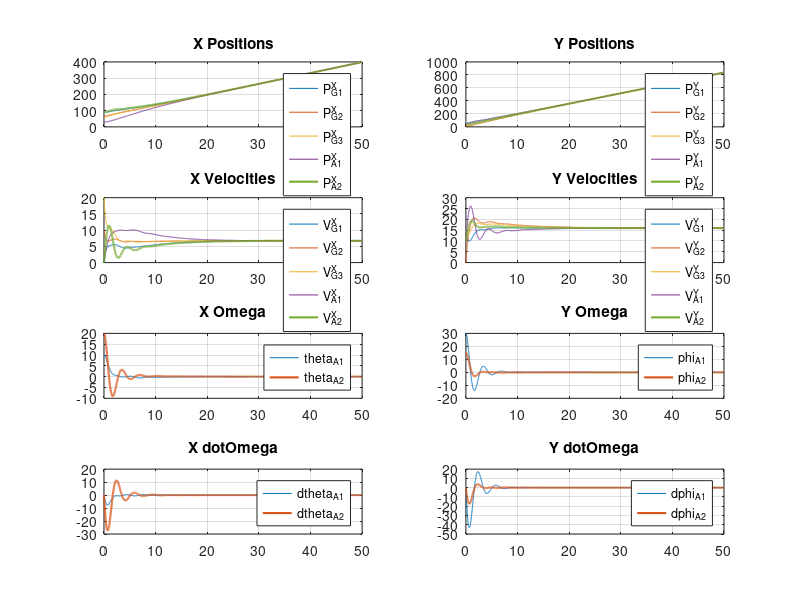

Here is the MATLAB script that generated this plot:
% UGV/UAV 异构控制一致性控制
% Author: Zhao-Jichao
% Date: 2021-05-14
clear
clc


%% Laplacian Matrix
L = [2 -1 -1  0  0
    -1  3 -1 -1  0
    -1 -1  3  0 -1
     0 -1  0  2 -1
     0  0 -1 -1  2];


%% Initial States
% PositionX, PositionY, VeloctiyX, VelocityY (4)
% UGV1 = [90, 50,  10, 10]';
% UGV2 = [65, 10,  10, 10]';
% UGV3 = [55, 20,  10, 10]';
% PositionX, PositionY, PositionZ, VeloctiyX, VelocityY, VelocityZ,
% Pitch, Phi, Psi, dPitch, dPhi, dPsi (12)
% UAV4 = [25, 10, 10,  10, 10, 00,  10, 10, 00,  10, 10, 00]';
% UAV5 = [10, 30, 10,  10, 10, 00,  10, 10, 00,  10, 10, 00]';

% X0 = [UGV1; UGV2; UGV3; UAV4; UAV5];

P1X(1,1) = 90; P1Y(1,1) = 50; V1X(1,1) = 0; V1Y(1,1) = 15;
P2X(1,1) = 65; P2Y(1,1) = 10; V2X(1,1) = 10; V2Y(1,1) = 0;
P3X(1,1) = 55; P3Y(1,1) = 20; V3X(1,1) = 20; V3Y(1,1) = 15;

P4X(1,1) = 30;       P4Y(1,1) = 50;     P4Z(1,1) = 50;
V4X(1,1) = 00;       V4Y(1,1) = 10;     V4Z(1,1) = 0;
gtheta4(1,1) = 10;   gphi4(1,1) = 30;   gpsi4(1,1) = 0;
gdtheta4(1,1) = 00;  gdphi4(1,1) = 00;  gdpsi4(1,1) = 0;

P5X(1,1) = 90;       P5Y(1,1) = 30;     P5Z(1,1) = 50;
V5X(1,1) = 00;       V5Y(1,1) = 10;     V5Z(1,1) = 0;
gtheta5(1,1) = 20;   gphi5(1,1) = 15;   gpsi5(1,1) = 00;
gdtheta5(1,1) = 00;  gdphi5(1,1) = 00;  gdpsi5(1,1) = 00;

% Time parameters
tBegin = 0;
tFinal = 50;
dT = 0.01;
times = (tFinal-tBegin)/dT;
time(1,1) = 0;


%% Calculate
r1 = 0.1;
r2 = 0.8;
r3 = 4.0;
r4 = 1.5;
global protocol
protocol = 1;   % (1:Dynamic/2:Static)

for i=1:times
    time(i+1,1) = time(i,1) + dT;
    if protocol == 1
    u1x = r1*( (P2X(i,:)-P1X(i,:))+(P3X(i,:)-P1X(i,:)) ) + r2*( (V2X(i,:)-V1X(i,:))+(V3X(i,:)-V1X(i,:)) );
    u2x = r1*( (P1X(i,:)-P2X(i,:))+(P3X(i,:)-P2X(i,:)+(P4X(i,:)-P2X(i,:))) ) + r2*( (V1X(i,:)-V2X(i,:))+(V3X(i,:)-V2X(i,:))+(V4X(i,:)-V2X(i,:)) );
    u3x = r1*( (P1X(i,:)-P3X(i,:))+(P2X(i,:)-P3X(i,:)+(P5X(i,:)-P3X(i,:))) ) + r2*( (V1X(i,:)-V3X(i,:))+(V2X(i,:)-V3X(i,:))+(V5X(i,:)-V3X(i,:)) );
    u4x = r1*( (P2X(i,:)-P4X(i,:))+(P5X(i,:)-P4X(i,:)) ) + r2*( (V2X(i,:)-V4X(i,:))+(V5X(i,:)-V4X(i,:)) ) + r3*( -gtheta4(i,:)) + r4*( -gdtheta4(i,:));
    u5x = r1*( (P3X(i,:)-P5X(i,:))+(P4X(i,:)-P5X(i,:)) ) + r2*( (V3X(i,:)-V5X(i,:))+(V4X(i,:)-V5X(i,:)) ) + r3*( -gtheta5(i,:)) + r4*( -gdtheta5(i,:));
    u1y = r1*( (P2Y(i,:)-P1Y(i,:))+(P3Y(i,:)-P1Y(i,:)) ) + r2*( (V2Y(i,:)-V1Y(i,:))+(V3Y(i,:)-V1Y(i,:)) );
    u2y = r1*( (P1Y(i,:)-P2Y(i,:))+(P3Y(i,:)-P2Y(i,:)+(P4Y(i,:)-P2Y(i,:))) ) + r2*( (V1Y(i,:)-V2Y(i,:))+(V3Y(i,:)-V2Y(i,:))+(V4Y(i,:)-V2Y(i,:)) );
    u3y = r1*( (P1Y(i,:)-P3Y(i,:))+(P2Y(i,:)-P3Y(i,:)+(P5Y(i,:)-P3Y(i,:))) ) + r2*( (V1Y(i,:)-V3Y(i,:))+(V2Y(i,:)-V3Y(i,:))+(V5Y(i,:)-V3Y(i,:)) );
    u4y = r1*( (P2Y(i,:)-P4Y(i,:))+(P5Y(i,:)-P4Y(i,:)) ) + r2*( (V2Y(i,:)-V4Y(i,:))+(V5Y(i,:)-V4Y(i,:)) ) + r3*( -gphi4(i,:)) + r4*( -gdphi4(i,:));
    u5y = r1*( (P3Y(i,:)-P5Y(i,:))+(P4Y(i,:)-P5Y(i,:)) ) + r2*( (V3Y(i,:)-V5Y(i,:))+(V4Y(i,:)-V5Y(i,:)) ) + r3*( -gphi5(i,:)) + r4*( -gdphi5(i,:));
    end
    if protocol == 2
    u1x = r1*( (P2X(i,:)-P1X(i,:))+(P3X(i,:)-P1X(i,:)) ) + r2*( -V1X(i,:) );
    u2x = r1*( (P1X(i,:)-P2X(i,:))+(P3X(i,:)-P2X(i,:)+(P4X(i,:)-P2X(i,:))) ) + r2*( -V2X(i,:) );
    u3x = r1*( (P1X(i,:)-P3X(i,:))+(P2X(i,:)-P3X(i,:)+(P5X(i,:)-P3X(i,:))) ) + r2*( -V3X(i,:) );
    u4x = r1*( (P2X(i,:)-P4X(i,:))+(P5X(i,:)-P4X(i,:)) ) + r2*( (V2X(i,:)-V4X(i,:))+(V5X(i,:)-V4X(i,:)) ) + r3*( -gtheta4(i,:)) + r4*( -gdtheta4(i,:));
    u5x = r1*( (P3X(i,:)-P5X(i,:))+(P4X(i,:)-P5X(i,:)) ) + r2*( (V3X(i,:)-V5X(i,:))+(V4X(i,:)-V5X(i,:)) ) + r3*( -gtheta5(i,:)) + r4*( -gdtheta5(i,:));
    u1y = r1*( (P2Y(i,:)-P1Y(i,:))+(P3Y(i,:)-P1Y(i,:)) ) + r2*( -V1Y(i,:) );
    u2y = r1*( (P1Y(i,:)-P2Y(i,:))+(P3Y(i,:)-P2Y(i,:)+(P4Y(i,:)-P2Y(i,:))) ) + r2*( -V2Y(i,:) );
    u3y = r1*( (P1Y(i,:)-P3Y(i,:))+(P2Y(i,:)-P3Y(i,:)+(P5Y(i,:)-P3Y(i,:))) ) + r2*( -V3Y(i,:) );
    u4y = r1*( (P2Y(i,:)-P4Y(i,:))+(P5Y(i,:)-P4Y(i,:)) ) + r2*( (V2Y(i,:)-V4Y(i,:))+(V5Y(i,:)-V4Y(i,:)) ) + r3*( -gphi4(i,:)) + r4*( -gdphi4(i,:));
    u5y = r1*( (P3Y(i,:)-P5Y(i,:))+(P4Y(i,:)-P5Y(i,:)) ) + r2*( (V3Y(i,:)-V5Y(i,:))+(V4Y(i,:)-V5Y(i,:)) ) + r3*( -gphi5(i,:)) + r4*( -gdphi5(i,:));
    end

    
    V1X(i+1,1) = V1X(i,1)+dT*u1x; P1X(i+1,1) = P1X(i,1)+dT*V1X(i+1,1);
    V2X(i+1,1) = V2X(i,1)+dT*u2x; P2X(i+1,1) = P2X(i,1)+dT*V2X(i+1,1);
    V3X(i+1,1) = V3X(i,1)+dT*u3x; P3X(i+1,1) = P3X(i,1)+dT*V3X(i+1,1);
    
    gdtheta4(i+1,1) = gdtheta4(i,1)+dT*u4x; 
    gtheta4(i+1,1) = gtheta4(i,1)+dT*gdtheta4(i+1,1); 
    V4X(i+1,1) = V4X(i,1)+dT*gtheta4(i+1,1); 
    P4X(i+1,1) = P4X(i,1)+dT*V4X(i+1,1);
    
    gdtheta5(i+1,1) = gdtheta5(i,1)+dT*u5x; 
    gtheta5(i+1,1) = gtheta5(i,1)+dT*gdtheta5(i+1,1); 
    V5X(i+1,1) = V5X(i,1)+dT*gtheta5(i+1,1); 
    P5X(i+1,1) = P5X(i,1)+dT*V5X(i+1,1);
    
    V1Y(i+1,1) = V1Y(i,1)+dT*u1y; P1Y(i+1,1) = P1Y(i,1)+dT*V1Y(i+1,1);
    V2Y(i+1,1) = V2Y(i,1)+dT*u2y; P2Y(i+1,1) = P2Y(i,1)+dT*V2Y(i+1,1);
    V3Y(i+1,1) = V3Y(i,1)+dT*u3y; P3Y(i+1,1) = P3Y(i,1)+dT*V3Y(i+1,1);
    
    gdphi4(i+1,1) = gdphi4(i,1)+dT*u4y; 
    gphi4(i+1,1) = gphi4(i,1)+dT*gdphi4(i+1,1); 
    V4Y(i+1,1) = V4Y(i,1)+dT*gphi4(i+1,1); 
    P4Y(i+1,1) = P4Y(i,1)+dT*V4Y(i+1,1);
    
    gdphi5(i+1,1) = gdphi5(i,1)+dT*u5y; 
    gphi5(i+1,1) = gphi5(i,1)+dT*gdphi5(i+1,1); 
    V5Y(i+1,1) = V5Y(i,1)+dT*gphi5(i+1,1); 
    P5Y(i+1,1) = P5Y(i,1)+dT*V5Y(i+1,1);
end


%% Draw graphs
subplot(4,2,1, 'Position',[0.02 0.775 0.45 0.20])
plot(time,P1X, time,P2X, time,P3X, time,P4X, time,P5X, 'linewidth',1.5);
legend('P^X_{G1}','P^X_{G2}','P^X_{G3}','P^X_{A1}','P^X_{A2}'); grid on
title("X Positions")

subplot(4,2,3, 'Position',[0.02 0.525 0.45 0.20])
plot(time,V1X, time,V2X, time,V3X, time,V4X, time,V5X, 'linewidth',1.5);
legend('V^X_{G1}','V^X_{G2}','V^X_{G3}','V^X_{A1}','V^X_{A2}'); grid on
title("X Velocities")

subplot(4,2,5, 'Position',[0.02 0.275 0.45 0.20])
plot(time,gtheta4, time,gtheta5, 'linewidth',1.5);
legend('theta_{A1}','theta_{A2}'); grid on
title("X Omega")

subplot(4,2,7, 'Position',[0.02 0.025 0.45 0.20])
plot(time,gdtheta4, time,gdtheta5, 'linewidth',1.5);
legend('dtheta_{A1}','dtheta_{A2}'); grid on
title("X dotOmega")


subplot(4,2,2, 'Position',[0.53 0.775 0.45 0.20])
plot(time,P1Y, time,P2Y, time,P3Y, time,P4Y, time,P5Y, 'linewidth',1.5);
legend('P^Y_{G1}','P^Y_{G2}','P^Y_{G3}','P^Y_{A1}','P^Y_{A2}'); grid on
title("Y Positions")

subplot(4,2,4, 'Position',[0.53 0.525 0.45 0.20])
plot(time,V1Y, time,V2Y, time,V3Y, time,V4Y, time,V5Y, 'linewidth',1.5);
legend('V^Y_{G1}','V^Y_{G2}','V^Y_{G3}','V^Y_{A1}','V^Y_{A2}'); grid on
title("Y Velocities")

subplot(4,2,6, 'Position',[0.53 0.275 0.45 0.20])
plot(time,gphi4, time,gphi5, 'linewidth',1.5);
legend('phi_{A1}','phi_{A2}'); grid on
title("Y Omega")

subplot(4,2,8, 'Position',[0.53 0.025 0.45 0.20])
plot(time,gdphi4, time,gdphi5, 'linewidth',1.5);
legend('dphi_{A1}','dphi_{A2}'); grid on
title("Y dotOmega")



